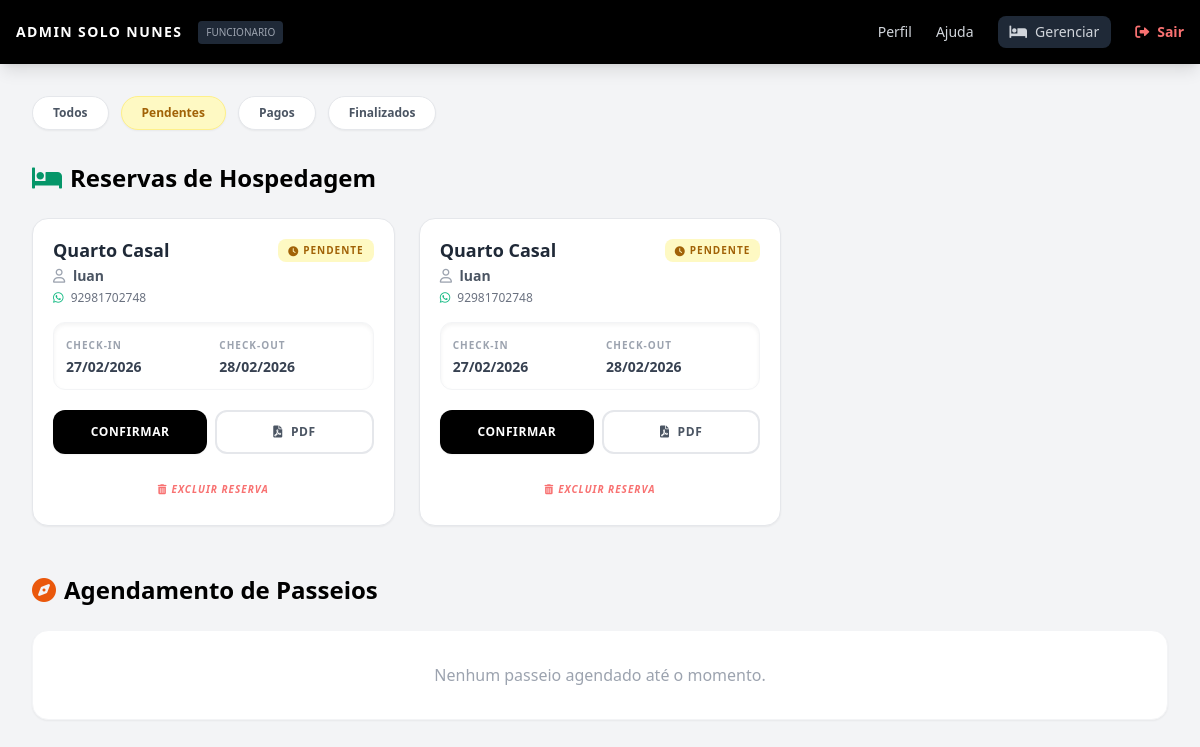
The app's page /admin/dashboard.php?status=pendente (signed in) with its own data.
### tables this page shows
CREATE TABLE `reservas` (
  `id` int(11) NOT NULL,
  `quarto_id` int(11) DEFAULT NULL,
  `nome_cliente` varchar(100) NOT NULL,
  `whatsapp` varchar(50) DEFAULT NULL,
  `checkin` date NOT NULL,
  `checkout` date NOT NULL,
  `valor_total` decimal(10,2) DEFAULT NULL,
  `status` varchar(50) DEFAULT 'pendente',
  `data_criacao` timestamp NOT NULL DEFAULT current_timestamp(),
  `passeios_inclusos` varchar(255) DEFAULT NULL
);

CREATE TABLE `quartos` (
  `id` int(11) NOT NULL,
  `nome` varchar(100) NOT NULL,
  `descricao` text DEFAULT NULL,
  `preco_noite` decimal(10,2) NOT NULL,
  `capacidade` int(11) NOT NULL,
  `imagem` varchar(255) DEFAULT NULL,
  `imagem_url` varchar(255) DEFAULT NULL,
  `galeria` text DEFAULT NULL,
  `andar` varchar(50) DEFAULT 'Térreo',
  `tipo_cama` varchar(100) DEFAULT '1 Casal',
  `quantidade` int(11) DEFAULT 1
);

### admin/dashboard.php (the view, shortened to what this page needs)
<?php
include '../api/db.php';
$filtro_status = isset($_GET['status']) ? $_GET['status'] : 'todos';
$where_status = "r.status != 'bloqueado'";
if ($filtro_status !== 'todos') {
    $where_status .= " AND r.status = '" . $conn->real_escape_string($filtro_status) . "'";
}
$sql_quartos = "SELECT r.*, q.nome as nome_quarto
        FROM reservas r
        JOIN quartos q ON r.quarto_id = q.id
        WHERE $where_status
        ORDER BY r.id DESC";
$reservas = $conn->query($sql_quartos);
$sql_passeios = "SELECT r.*, p.nome as nome_passeio
        FROM reservas_passeios r
        JOIN passeios p ON r.passeio_id = p.id
        ORDER BY r.id DESC";
$reservas_passeios = $conn->query($sql_passeios);
?>
<!DOCTYPE html>
<html lang="pt-br">
<head>
    <script src="https://cdn.tailwindcss.com"></script>
    <link rel="stylesheet" href="https://cdnjs.cloudflare.com/ajax/libs/font-awesome/6.0.0/css/all.min.css">
</head>
<body class="bg-gray-100">
    <nav class="bg-black text-white p-4 flex justify-between items-center shadow-lg">
        <div class="flex items-center gap-4">
            <h1 class="font-bold uppercase tracking-widest text-sm">Admin Solo Nunes</h1>
            <span class="text-[10px] bg-gray-800 px-2 py-1 rounded text-gray-400 uppercase hidden lg:inline-block">
                <?= $_SESSION['nivel'] ?? 'Funcionario' ?>
            </span>
        </div>
        <div class="flex gap-4 md:gap-6 text-xl md:text-sm font-medium text-gray-300 items-center">
            <a href="perfil.php" class="hover:text-emerald-500 transition" title="Perfil">
                <span class="hidden md:inline-block">Perfil</span>
            </a>
            <a href="ajuda.php" class="hover:text-emerald-500 transition" title="Ajuda">
                <span class="hidden md:inline-block">Ajuda</span>
            </a>
            <a href="quartos.php" class="hover:text-emerald-500 transition-colors bg-gray-800 px-3 py-1.5 rounded-lg" title="Gerenciar Quartos e Passeios">
                <i class="fa-solid fa-bed md:mr-2"></i><span class="hidden md:inline-block text-sm">Gerenciar</span>
            </a>
            <a href="login.php?logout=true" class="text-red-400 hover:text-red-600 transition-colors font-bold" title="Sair">
                <i class="fa-solid fa-right-from-bracket md:mr-2"></i><span class="hidden md:inline-block text-sm">Sair</span>
            </a>
        </div>
    </nav>
    <main class="p-4 md:p-8 max-w-7xl mx-auto">
        <div class="flex gap-3 overflow-x-auto pb-2 mb-6 scrollbar-hide">
            <a href="?status=todos" class="<?= $filtro_status == 'todos' ? 'bg-black text-white' : 'bg-white border border-gray-200 text-gray-600' ?> px-5 py-2 rounded-full text-xs font-bold whitespace-nowrap shadow-sm transition-colors">Todos</a>
            <a href="?status=pendente" class="<?= $filtro_status == 'pendente' ? 'bg-yellow-100 text-yellow-700 border border-yellow-200' : 'bg-white border border-gray-200 text-gray-600' ?> px-5 py-2 rounded-full text-xs font-bold whitespace-nowrap shadow-sm transition-colors">Pendentes</a>
            <a href="?status=pago" class="<?= $filtro_status == 'pago' ? 'bg-emerald-100 text-emerald-700 border border-emerald-200' : 'bg-white border border-gray-200 text-gray-600' ?> px-5 py-2 rounded-full text-xs font-bold whitespace-nowrap shadow-sm transition-colors">Pagos</a>
            <a href="?status=finalizado" class="<?= $filtro_status == 'finalizado' ? 'bg-blue-100 text-blue-700 border border-blue-200' : 'bg-white border border-gray-200 text-gray-600' ?> px-5 py-2 rounded-full text-xs font-bold whitespace-nowrap shadow-sm transition-colors">Finalizados</a>
        </div>
        <h2 class="text-xl md:text-2xl font-bold mb-6 flex items-center gap-2"><i class="fa-solid fa-bed text-emerald-600"></i> Reservas de Hospedagem</h2>
        <div class="grid grid-cols-1 md:grid-cols-2 lg:grid-cols-3 gap-6 mb-12">
            <?php if($reservas->num_rows > 0): ?>
                <?php while($res = $reservas->fetch_assoc()): ?>
                <?php
                    $status = trim(strtolower($res['status']));
                    if ($status == 'pago') {
                        $cor_bg = 'bg-emerald-50 border-emerald-200';
                        $cor_tag = 'bg-emerald-100 text-emerald-700';
                        $txt = 'PAGO';
                        $icone = 'fa-circle-check';
                    } elseif ($status == 'finalizado') {
                        $cor_bg = 'bg-blue-50 border-blue-200';
                        $cor_tag = 'bg-blue-100 text-blue-700';
                        $txt = 'FINALIZADO';
                        $icone = 'fa-flag-checkered';
                    } else {
                        $cor_bg = 'bg-white border-gray-200';
                        $cor_tag = 'bg-yellow-100 text-yellow-700';
                        $txt = 'PENDENTE';
                        $icone = 'fa-clock';
                    }
                ?>
                <div class="<?= $cor_bg ?> p-5 rounded-2xl shadow-sm border flex flex-col gap-4 relative transition-all hover:shadow-md">
                    <div class="flex justify-between items-start">
                        <div>
                            <h3 class="font-black text-lg text-gray-800 leading-tight"><?= $res['nome_quarto'] ?></h3>
                            <p class="text-sm font-bold text-gray-600 mt-1"><i class="fa-regular fa-user mr-1 text-gray-400"></i> <?= $res['nome_cliente'] ?></p>
                            <p class="text-xs text-gray-500 mt-1"><i class="fa-brands fa-whatsapp mr-1 text-emerald-500"></i> <?= $res['whatsapp'] ?></p>
                        </div>
                        <span class="px-2.5 py-1 rounded-lg text-[10px] tracking-widest uppercase font-black flex items-center gap-1 <?= $cor_tag ?>">
                            <i class="fa-solid <?= $icone ?>"></i> <?= $txt ?>
                        </span>
                    </div>
                    <div class="grid grid-cols-2 gap-3 bg-white p-3 rounded-xl shadow-inner border border-gray-100 text-sm mt-auto">
                        <div>
                            <span class="block text-[10px] uppercase tracking-widest text-gray-400 font-bold mb-0.5">Check-in</span>
                            <span class="font-black text-gray-700"><?= date('d/m/Y', strtotime($res['checkin'])) ?></span>
                        </div>
                        <div>
                            <span class="block text-[10px] uppercase tracking-widest text-gray-400 font-bold mb-0.5">Check-out</span>
                            <span class="font-black text-gray-700"><?= date('d/m/Y', strtotime($res['checkout'])) ?></span>
                        </div>
                    </div>
                    <div class="flex flex-wrap gap-2 pt-1">
                        <?php if ($status == 'pendente'): ?>
                            <a href="acoes_reserva.php?id=<?= $res['id'] ?>&acao=confirmar" class="flex-1 bg-black hover:bg-emerald-600 text-white text-center py-3 rounded-xl text-xs font-bold transition flex items-center justify-center gap-2 shadow-sm uppercase tracking-wider">Confirmar</a>
                        <?php endif; ?>
                        <a href="gerar_comprovante.php?id=<?= $res['id'] ?>" class="flex-1 bg-white border-2 border-gray-200 hover:border-blue-500 hover:text-blue-600 text-gray-600 text-center py-3 rounded-xl text-xs font-bold transition flex items-center justify-center gap-2 uppercase tracking-wider"><i class="fa-solid fa-file-pdf"></i> PDF</a>
                    </div>
                    <button onclick="pedirSenhaAcao('acoes_reserva.php?id=<?= $res['id'] ?>&acao=excluir')" class="w-full text-red-400 hover:text-red-600 text-[10px] font-bold italic mt-1 py-2 uppercase tracking-widest flex items-center justify-center gap-1">
                        <i class="fa-solid fa-trash-can"></i> Excluir Reserva
                    </button>
                </div>
                <?php endwhile; ?>
            <?php else: ?>
                <div class="col-span-full bg-white p-8 rounded-2xl shadow-sm border border-gray-100 text-center text-gray-400">
                    Nenhuma hospedagem encontrada com este status.
                </div>
            <?php endif; ?>
        </div>
        <h2 class="text-xl md:text-2xl font-bold mb-6 flex items-center gap-2"><i class="fa-solid fa-compass text-orange-600"></i> Agendamento de Passeios</h2>
        <div class="grid grid-cols-1 md:grid-cols-2 lg:grid-cols-3 gap-6 mb-12">
            <?php if($reservas_passeios && $reservas_passeios->num_rows > 0): ?>
                <?php while($rp = $reservas_passeios->fetch_assoc()): ?>
                <div class="bg-white p-5 rounded-2xl shadow-sm border border-gray-200 flex flex-col gap-4 relative transition-all hover:shadow-md">
                    <div class="flex justify-between items-start">
                        <div>
                            <h3 class="font-black text-lg text-orange-600 leading-tight"><?= $rp['nome_passeio'] ?></h3>
                            <p class="text-sm font-bold text-gray-600 mt-1"><i class="fa-regular fa-user mr-1 text-gray-400"></i> <?= $rp['nome_cliente'] ?></p>
                            <p class="text-xs text-gray-500 mt-1"><i class="fa-brands fa-whatsapp mr-1 text-emerald-500"></i> <?= $rp['whatsapp'] ?></p>
                        </div>
                        <span class="px-2.5 py-1 rounded-lg text-[10px] tracking-widest uppercase font-black flex items-center gap-1 bg-gray-100 text-gray-600">
                            <i class="fa-brands fa-whatsapp"></i> Via Zap
                        </span>
                    </div>
                    <div class="bg-orange-50 p-3 rounded-xl shadow-inner border border-orange-100 text-sm mt-auto text-center">
                        <span class="block text-[10px] uppercase tracking-widest text-orange-400 font-bold mb-0.5">Data Agendada</span>
                        <span class="font-black text-orange-700 text-lg"><?= date('d/m/Y', strtotime($rp['checkin'])) ?></span>
                    </div>
                    <div class="flex flex-wrap gap-2 pt-1">
                        <a href="gerar_comprovante_passeio.php?id=<?= $rp['id'] ?>" class="w-full bg-white border-2 border-gray-200 hover:border-blue-500 hover:text-blue-600 text-gray-600 text-center py-3 rounded-xl text-xs font-bold transition flex items-center justify-center gap-2 uppercase tracking-wider"><i class="fa-solid fa-file-pdf"></i> Visualizar Ficha PDF</a>
                    </div>
                    <button onclick="pedirSenhaAcao('acoes_reserva_passeio.php?id=<?= $rp['id'] ?>&acao=excluir')" class="w-full text-red-400 hover:text-red-600 text-[10px] font-bold italic mt-1 py-2 uppercase tracking-widest flex items-center justify-center gap-1">
                        <i class="fa-solid fa-trash-can"></i> Excluir Agendamento
                    </button>
                </div>
                <?php endwhile; ?>
            <?php else: ?>
                <div class="col-span-full bg-white p-8 rounded-2xl shadow-sm border border-gray-100 text-center text-gray-400">
                    Nenhum passeio agendado até o momento.
                </div>
            <?php endif; ?>
        </div>
    </main>
</body>
</html>

### admin/dashboard.php (style rules this page uses)
.scrollbar-hide { -ms-overflow-style: none; scrollbar-width: none; }

### records on screen
reservas: quarto.nome "Quarto Casal", nome_cliente "luan", whatsapp "92981702748", status "PENDENTE", checkin "27/02/2026", checkout "28/02/2026"
reservas: quarto.nome "Quarto Casal", nome_cliente "luan", whatsapp "92981702748", status "PENDENTE", checkin "27/02/2026", checkout "28/02/2026"

### other values on screen
$_SESSION['nivel'] "FUNCIONARIO"
